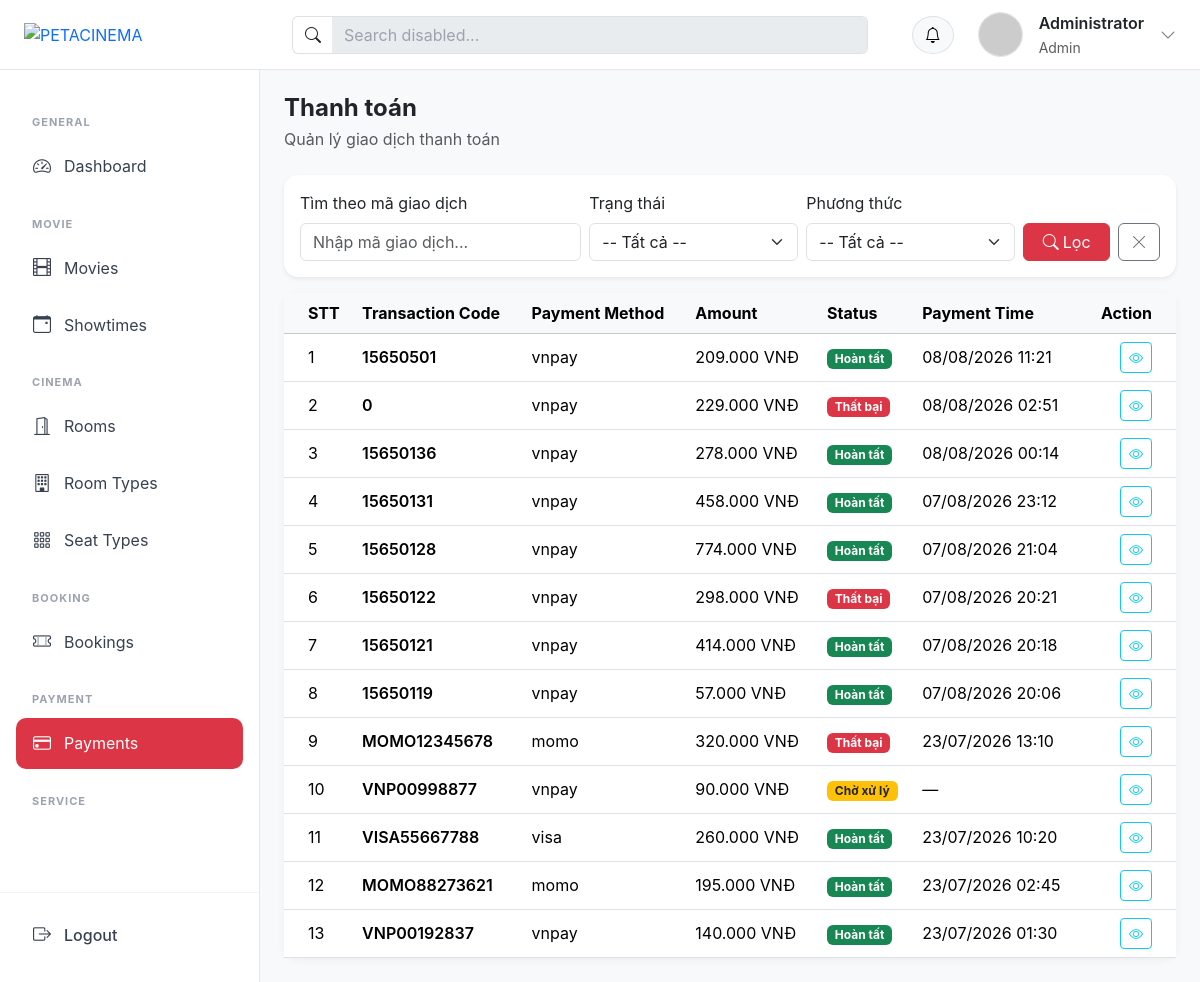
The page /?action=payment_list (signed in) on the database its author committed.
### tables this page shows
CREATE TABLE `payments` (
  `id` int NOT NULL,
  `payment_method` varchar(100) DEFAULT NULL,
  `transaction_code` varchar(255) DEFAULT NULL,
  `amount` decimal(10,2) DEFAULT NULL,
  `status` enum('pending','completed','failed') DEFAULT 'pending',
  `payment_time` timestamp NULL DEFAULT NULL
);

### controllers/PaymentController.php (called while the page is built, shortened)
<?php
class PaymentController
{
    public function payment_list()
    {
        $paymentModel = new PaymentModel();
        $keyword = trim($_GET['keyword'] ?? '');
        $status = trim($_GET['status'] ?? '');
        $method = trim($_GET['method'] ?? '');
        $payments = $paymentModel->searchFilter($keyword, $status, $method);
        require_once PATH_VIEW . 'admin/layout/layout.php';
    }
}

### index.php (called while the page is built, shortened)
<?php
spl_autoload_register(function ($class) {
    $fileName = "$class.php";
    $fileModel              = PATH_MODEL . $fileName;
});
require_once './routes/index.php';

### models/BaseModel.php (called while the page is built, shortened)
<?php
class BaseModel
{
    public function __construct()
    {
        $dsn = sprintf('mysql:host=%s;port=%s;dbname=%s;charset=utf8mb4', DB_HOST, DB_PORT, DB_NAME);
        try {
            $this->pdo = new PDO($dsn, DB_USERNAME, DB_PASSWORD, DB_OPTIONS);
        } catch (PDOException $e) {
            die("Kết nối cơ sở dữ liệu thất bại: {$e->getMessage()}. Vui lòng thử lại sau.");
        }
    }
}

### models/PaymentModel.php (called while the page is built, shortened)
<?php
class PaymentModel extends BaseModel
{
    protected $table = "payments";
    public function searchFilter($keyword = '', $status = '', $method = '')
    {
        $sql = "SELECT * FROM {$this->table} WHERE 1=1";
        $params = [];
        $sql .= " ORDER BY id DESC";
        $stmt = $this->pdo->prepare($sql);
        $stmt->execute($params);
        return $stmt->fetchAll();
    }
}

### views/admin/payment/list.php (the view, shortened to what this page needs)
<div class="d-flex align-items-center justify-content-between mb-4">
    <div>
        <h4 class="fw-bold mb-1">Thanh toán</h4>
        <p class="text-muted mb-0">Quản lý giao dịch thanh toán</p>
    </div>
</div>
<div class="card shadow-sm mb-3">
    <div class="card-body">
        <form action="<?= BASE_URL ?>?action=payment_list" method="GET" class="row g-2 align-items-end">
            <div class="col-md-4">
                <label class="form-label">Tìm theo mã giao dịch</label>
                <input
                    type="text"
                    name="keyword"
                    class="form-control"
                    placeholder="Nhập mã giao dịch..."
                    value="<?= htmlspecialchars($_GET['keyword'] ?? '') ?>">
            </div>
            <div class="col-md-3">
                <label class="form-label">Trạng thái</label>
                <select name="status" class="form-select">
                    <option value="">-- Tất cả --</option>
                </select>
            </div>
            <div class="col-md-3">
                <label class="form-label">Phương thức</label>
                <select name="method" class="form-select">
                    <option value="">-- Tất cả --</option>
                </select>
            </div>
            <div class="col-md-2 d-flex gap-2">
                <button type="submit" class="btn btn-danger flex-fill">
                    <i class="bi bi-search me-1"></i>Lọc
                </button>
                <a href="<?= BASE_URL ?>?action=payment_list" class="btn btn-outline-secondary" title="Bỏ lọc">
                    <i class="bi bi-x-lg"></i>
                </a>
            </div>
        </form>
    </div>
</div>
<div class="card">
    <div class="card-body p-0">
        <div class="table-responsive">
            <table class="table table-hover align-middle mb-0">
                <thead class="table-light">
                    <tr>
                        <th class="ps-4">STT</th>
                        <th>Transaction Code</th>
                        <th>Payment Method</th>
                        <th>Amount</th>
                        <th>Status</th>
                        <th>Payment Time</th>
                        <th class="text-end pe-4">Action</th>
                    </tr>
                </thead>
                <tbody>
                    <?php if (!empty($payments)) : ?>
                        <?php $stt = 1; ?>
                        <?php foreach ($payments as $payment) : ?>
                            <?php
                            $statusClass = match ($payment['status']) {
                                'completed' => 'bg-success',
                                'pending'   => 'bg-warning text-dark',
                                'failed'    => 'bg-danger',
                                default     => 'bg-secondary',
                            };
                            $statusLabel = match ($payment['status']) {
                                'completed' => 'Hoàn tất',
                                'pending'   => 'Chờ xử lý',
                                'failed'    => 'Thất bại',
                                default     => 'Không xác định',
                            };
                            ?>
                            <tr>
                                <td class="ps-4"><?= $stt++ ?></td>
                                <td class="fw-semibold"><?= htmlspecialchars($payment['transaction_code'] ?? '') ?></td>
                                <td><?= htmlspecialchars($payment['payment_method'] ?? '') ?></td>
                                <td><?= number_format((float) $payment['amount'], 0, ',', '.') ?> VNĐ</td>
                                <td>
                                    <span class="badge <?= $statusClass ?>"><?= $statusLabel ?></span>
                                </td>
                                <td>
                                    <?= !empty($payment['payment_time']) ? date('d/m/Y H:i', strtotime($payment['payment_time'])) : '—' ?>
                                </td>
                                <td class="text-end pe-4">
                                    <a
                                        href="<?= BASE_URL ?>?action=payment_detail&id=<?= $payment['id'] ?>"
                                        class="btn btn-sm btn-outline-info"
                                        title="Detail">
                                        <i class="bi bi-eye"></i>
                                    </a>
                                </td>
                            </tr>
                        <?php endforeach; ?>
                    <?php endif; ?>
                </tbody>
            </table>
        </div>
    </div>
</div>

### assets/css/admin.css (style rules this page uses)
:root { --header-height: 70px; --sidebar-width: 260px; }
body { margin: 0; background: #f8f9fa; font-family: "Inter", -apple-system, BlinkMacSystemFont, "Segoe UI", Roboto, sans-serif; min-height: 100vh; }
.content .table-responsive { width: 100%; overflow-x: auto; }
.card { border: none; border-radius: 14px; box-shadow: 0 2px 10px rgba(0, 0, 0, 0.05); }

### rows shown on the page
payments: transaction_code "15650501", payment_method "vnpay", amount "209.000", status "Hoàn tất", payment_time "08/08/2026 11:21"
payments: transaction_code "0", payment_method "vnpay", amount "229.000", status "Thất bại", payment_time "08/08/2026 02:51"
payments: transaction_code "15650136", payment_method "vnpay", amount "278.000", status "Hoàn tất", payment_time "08/08/2026 00:14"
payments: transaction_code "15650131", payment_method "vnpay", amount "458.000", status "Hoàn tất", payment_time "07/08/2026 23:12"
payments: transaction_code "15650128", payment_method "vnpay", amount "774.000", status "Hoàn tất", payment_time "07/08/2026 21:04"
payments: transaction_code "15650122", payment_method "vnpay", amount "298.000", status "Thất bại", payment_time "07/08/2026 20:21"
payments: transaction_code "15650121", payment_method "vnpay", amount "414.000", status "Hoàn tất", payment_time "07/08/2026 20:18"
payments: transaction_code "15650119", payment_method "vnpay", amount "57.000", status "Hoàn tất", payment_time "07/08/2026 20:06"
payments: transaction_code "MOMO12345678", payment_method "momo", amount "320.000", status "Thất bại", payment_time "23/07/2026 13:10"
payments: transaction_code "VNP00998877", payment_method "vnpay", amount "90.000", status "Chờ xử lý"
payments: transaction_code "VISA55667788", payment_method "visa", amount "260.000", status "Hoàn tất", payment_time "23/07/2026 10:20"
payments: transaction_code "MOMO88273621", payment_method "momo", amount "195.000", status "Hoàn tất", payment_time "23/07/2026 02:45"
payments: transaction_code "VNP00192837", payment_method "vnpay", amount "140.000", status "Hoàn tất", payment_time "23/07/2026 01:30"

### other values the page prints
$user['fullname'] "Administrator"
$user['role'] "Admin"
